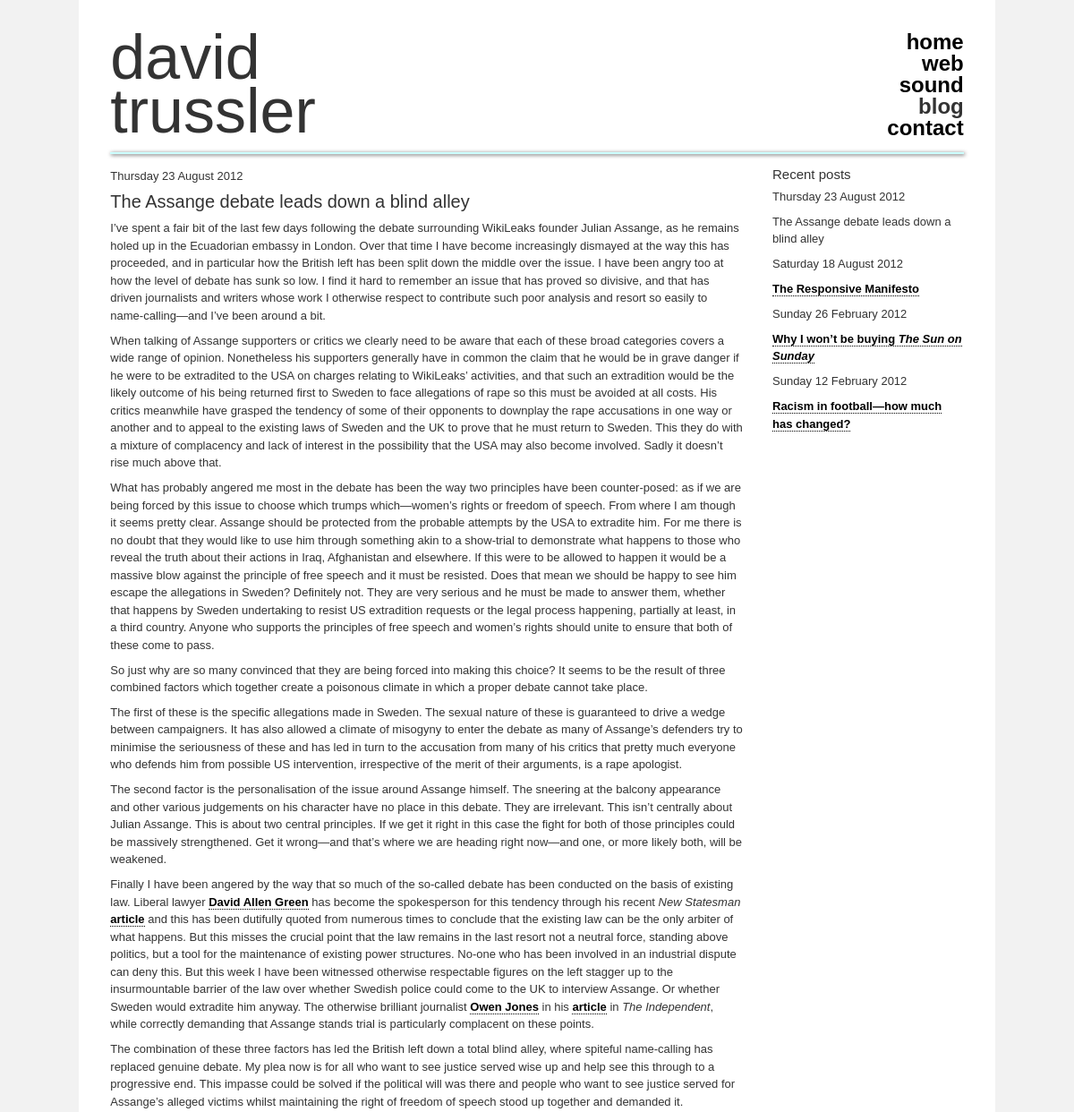
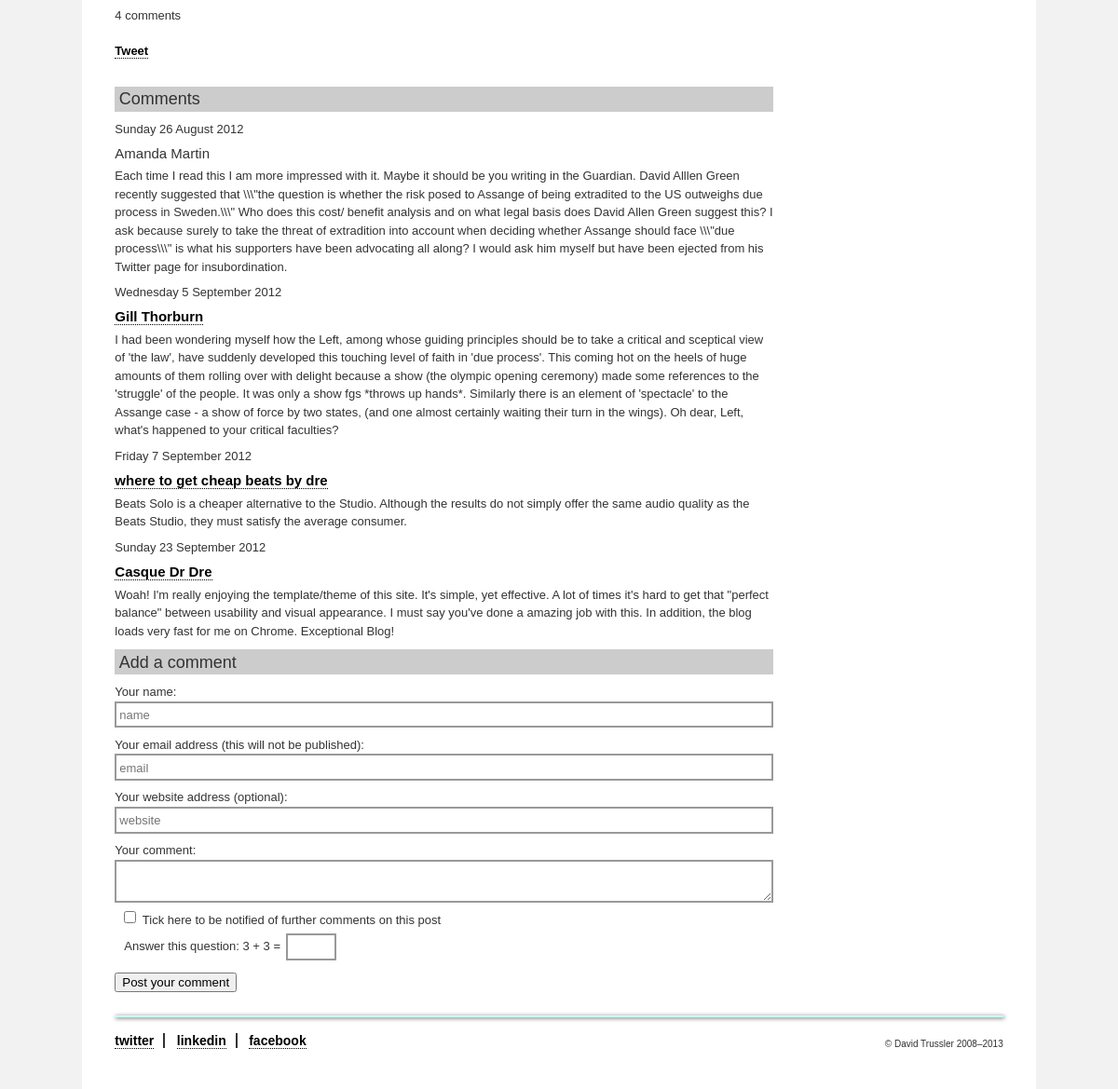
/blog/the-assange-debate-leads-down-a-blind-alley-5, run on the app's committed database (2 pictures, top to bottom).
### tables this page shows
CREATE TABLE IF NOT EXISTS `blog_posts` (
  `postId` int(11) NOT NULL auto_increment,
  `titleId` tinytext,
  `timestamp` timestamp NOT NULL default CURRENT_TIMESTAMP on update CURRENT_TIMESTAMP,
  `title` tinytext,
  `body` text,
  PRIMARY KEY  (`postId`)
);

CREATE TABLE IF NOT EXISTS `blog_comments` (
  `commentId` int(11) NOT NULL auto_increment,
  `timestamp` timestamp NOT NULL default CURRENT_TIMESTAMP on update CURRENT_TIMESTAMP,
  `author` tinytext,
  `email` tinytext,
  `website` tinytext,
  `postId` int(11) default NULL,
  `body` text,
  `title` tinytext,
  `notify` tinytext,
  PRIMARY KEY  (`commentId`)
);

### includes/blog_login.php (called while the page is built)
<?php
$server = 'localhost';
$user = 'root';
$password = '';
$database = 'davidtrussler';
?>

### includes/weblog.php (called while the page is built, shortened)
<?php
class Weblog {
	private $mysqli;
	function __construct() {
		include ('blog_login.php');
		$this->ser = $server;
		$this->use = $user;
		$this->pas = $password;
		$this->dat = $database;
		$this->mysqli = new mysqli($this->ser, $this->use, $this->pas, $this->dat);
	}
	public function getPosts() {
		$posts = array();
		if ($this->mysqli->connect_errno) {
			return 'Error: could not connect to database!';
			exit();
		} else {
			$query = "SELECT * FROM blog_posts ORDER BY timestamp DESC";
			$result = $this->mysqli->query($query);
			if (!$result) {
				return 'Error: no results!';
			} else {
				while($row = $result->fetch_row()) {
					array_push($posts, $row);
				}
			}
			return $posts;
		}
	}
	public function getPost($postId) {
		if ($this->mysqli->connect_errno) {
			return 'Error: could not connect to database!';
			exit();
		} else {
			$query = "SELECT * FROM blog_posts WHERE postId=$postId";
			$result = $this->mysqli->query($query);
			if (!$result) {
				return 'Error: no results!';
			} else {
				$postArray = $result->fetch_assoc();
				$query = "SELECT blog_tags.tagNameId, blog_tag_names.name FROM blog_tags, blog_tag_names WHERE blog_tags.postId=$postId AND blog_tag_names.tagNameId=blog_tags.tagNameId ORDER BY blog_tag_names.name";
				$result = $this->mysqli->query($query);
				if (!$result) {
					return 'Error: no results!';
				} else {
					$tagArray = array();
					$i = 0;
					while($row = $result->fetch_row()) {
						$tagArray[$i] = array('tagNameId'=>$row[0], 'name'=>$row[1]);
						$i++;
					}
				}
				$postArray['tags'] = $tagArray;
			}
			return $postArray;
		}
	}
	public function getNumComments($postId) {
		$commentArray = array();
		if ($this->mysqli->connect_errno) {
			return 'Error: could not connect to database!';
			exit();
		} else {
			$query = "SELECT commentId FROM blog_comments WHERE postId=$postId";
			$result = $this->mysqli->query($query);
			if (!$result) {
				return 'Error: no results!';
			} else {
				while($row = $result->fetch_assoc()) {
					array_push($commentArray, $row);
				}
			}
			return count($commentArray);
		}
	}
	public function getComments($postId) {
		$commentArray = array();
		if ($this->mysqli->connect_errno) {
			return 'Error: could not connect to database!';
			exit();
		} else {
			$query = "SELECT * FROM blog_comments WHERE postId=$postId ORDER BY timestamp ASC";
			$result = $this->mysqli->query($query);
			if (!$result) {
				return 'Error: no results!';
			} else {
				while($row = $result->fetch_assoc()) {
					$row['author'] = $this->format($row['author'], '', 'get');
					$row['website'] = $this->format($row['website'], '', 'get');
					$row['body'] = $this->format($row['body'], '', 'get');
					$row['title'] = $this->format($row['title'], '', 'get');
					array_push($commentArray, $row);
				}
			}
			return $commentArray;
		}
	}
	public function formatDate($timestamp) {
		$date = new DateTime($timestamp);
		return $date->format('l j F Y');
	}
	private function format($text, $field, $action) {
		if ($action == 'put') {
			$text = $this->mysqli->real_escape_string($text);
		} elseif ($action == 'get') {
			$text = stripslashes($text);
		}
		return $text;
	}
}
?>

### includes/dateFormatter.php (called while the page is built, shortened)
<?php
class DateFormatter {
	public function formatDate($timestamp) {
		$date = new DateTime($timestamp);
		return $date->format('l j F Y');
	}
}
?>

### includes/blog_secondary.php (the view)
<div id="secondary">
	<h5>Recent posts</h5>
<?php
for ($i = 0; $i < count($posts); $i++) {
	$post = $posts[$i];
	$thisPostId = $post[0];
	$titleId = $post[1];
	$date = $post[2];
		$date = $dateFormatter->formatDate($date);
	$title = htmlspecialchars_decode($post[3], ENT_QUOTES);
?>
	<p class="date"><?php echo $date ?></p>
<?php
	if ($postId == $thisPostId) {
?>
	<p><?php echo $title ?></p>
<?php
	} else {
?>
	<p><a href="<?php echo $root; ?>/blog/<?php echo $titleId; ?>"><?php echo $title; ?></a></p>
<?php
	}
}
?>
</div>

### includes/blog_primary.php (shortened to what this page needs)
<div id="primary" class="<?php echo $primaryClass; ?>">
<?php
if (isset($_GET['postId'])) {
	include ('includes/post.php');
	$comments = $weblog->getComments($postId);
	if (count($comments) > 0) {
		echo
			'<div class="comments">
				<h4>Comments</h4>';
		foreach ($comments as $comment) {
			$timestamp = $comment['timestamp'];
			$author = $comment['author'];
			$website = $comment['website'];
			$body = $comment['body'];
			$date = $weblog->formatDate($timestamp);
	?>
					<div>
						<p class="date"><?php echo $date; ?></p>
					</div>
					<div>
	<?php
			if ($website) {
				echo
						'<h5><a href="http://'.$website.'">'.$author.'</a></h5>';
			} else {
				echo
						'<h5>'.$author.'</h5>';
			}
	?>
						<p><?php echo $body; ?></p>
					</div>
	<?php
		}
	?>
		</div>
	<?php
	}
	?>
		<div class="commentAdd">
			<h4>Add a comment</h4>
			<form action="<?php echo $root; ?>/blog?postId=<?php echo $postId; ?>" method="post">
				<fieldset>
					<div class="field clear">
						<label for="name">Your name:</label>
						<input
							type="text"
							name="name"
							value="<?php echo $commentAuthor; ?>"
							id="name"
							placeholder="name"
						/>
					</div>
					<div class="field clear">
						<label for="email">Your email address (this will not be published):</label>
						<input
							type="email"
							name="email"
							value="<?php echo $commentEmail; ?>"
							id="email"
							placeholder="email"
						/>
					</div>
					<div class="field clear">
						<label for="website">Your website address (optional):</label>
						<input
							type="url"
							name="website"
							value="<?php echo $commentWebsite; ?>"
							id="website"
							placeholder="website"
						/>
					</div>
					<div class="field clear">
						<label for="comment">Your comment:</label>
						<textarea name="comment" id="comment"><?php echo $commentBody; ?></textarea>
					</div>
					<div class="field notify clear">
						<input id="notify" type="checkbox" name="notify"/>
						<label for="notify">Tick here to be notified of further comments on this post</label>
					</div>
	<?php
	$captcha_value_1 = rand(0, 10);
	$captcha_value_2 = rand(0, 10);
	?>
					<div class="field captcha clear">
						<label for="captcha">Answer this question: <?php echo $captcha_value_1; ?> + <?php echo $captcha_value_2; ?> = </label>
						<input
							type="number"
							min="0"
							max="20"
							step="1"
							name="captcha_input"
							value=""
						/>
					</div>
					<div class="actions">
						<button>Post your comment</button>
					</div>
				</fieldset>
			</form>
		</div>
<?php
}
?>
</div>

### includes/post.php (shortened to what this page needs)
<?php
$postClass = '';
$numComments = $weblog->getNumComments($postId);
?>
<div class="post<?php echo $postClass; ?>">
	<p class="date"><?php echo $date; ?></p>
<?php
echo '<h3>'.html_entity_decode($postTitle).'</h3>';
echo $body;
if ($numComments == 1) {
	$commentText = 'comment';
} else {
	$commentText = 'comments';
}
?>
	<p><?php echo $numComments; ?>&nbsp;<?php echo $commentText; ?></p>
	<ul class="connect">
		<li id="twitter">
			<a
				href="https://twitter.com/share"
				class="twitter-share-button"
			>Tweet</a>
		</li>
	</ul>
</div>

### dtPage.css (style rules this page uses)
body { text-align: center; padding: 0; margin: 0; border: 0; background-color: rgb(242,242,242); color: #333333; font-size: 62.5%; }
p, h1, h4, li, .credit, label, input, textarea { font-family: Verdana, "Lucida Sans Unicode", "Lucida Sans", "Lucida Grande", sans-serif; font-weight: normal; }
p, li, label, input, textarea { line-height: 1.5; margin: 0 0 0.65em; padding: 0; }
p, li, label, input, textarea { font-size: 1.3em; }
h2, h3, h5, .strong { font-family: "Arial Black", Gadget, sans-serif; }
h2, h3, h4, h5, ul { margin: 0 0 .5em 0; padding: 0; font-weight: normal; }
ul { list-style-type: none; }
h3 { font-size: 2em; line-height: 1; }
h4 { font-size: 1.8em; line-height: 1; background: #ccc; padding: 0.25em; }
h5 { font-size: 1.5em; line-height: 1; }
a { text-decoration: none; color: black; font-weight: bold; border-bottom: dotted 1px; }
.clear { *display: inline-block; _display: inline-block; }
.clear:after { content: "."; display: block; clear: both; visibility: hidden; line-height: 0; height: 0; }
.namedTitle { font-style: italic; }
fieldset { margin: 0; padding: 0; border: none; padding-left: 10px; }
fieldset div.field, fieldset div.actions, fieldset ul.styleControls, fieldset ul.viewModeControl { clear: left; width: 100%; }
fieldset > * { margin-left: -10px; }
input, textarea, .admin iframe { margin: 0 0 .65em 0; padding: .2em 3px .1em; border: solid 2px #999999; display: block; width: 100%; }
.notify input, .captcha input { display: inline; }
.captcha input { width: 6.25%; }
input, iframe { height: 1.6em; }
input[type=checkbox] { display: inline; }
#primary, #secondary, #intro { float: left; margin: 0 0 1em 0; }
#primary { width: 74.1379310345%; }
#secondary { width: 22.4137931034%; margin-left: 3.44827586207%; }
.post, .commentAdd, .comments { margin: 0 0 1em 0; clear: left; }
ul.connect { float: left; margin: 1em 0 2em; }
ul.connect li { float: left; }
div.notify, div.captcha { margin: 0 0 0.5em 0; }
div.notify input { width: auto; height: auto; border: none; padding: 0; float: left; margin: 0 0.5em 0 0; }
div.captcha label { float: left; line-height: 2.2; }
div.captcha input { float: left; margin: 0 0 0 0.5em; }

### data on the page
blog_posts: timestamp "Thursday 23 August 2012", title "The Assange debate leads down a blind alley"
blog_comments: timestamp "Sunday 26 August 2012", author "Amanda Martin", body "Each time I read this I am more impressed with it. Maybe it should be you writing in the Guardian. David Alllen Green recently suggested that \\\\\\\"the question is whether the risk posed to Assange of being extradited to the US outweighs due process in Sweden.\\\\\\\" Who does this cost/ benefit analysis and on what legal basis does David Allen Green suggest this? I ask because surely to take the threat of extradition into account when deciding whether Assange should face \\\\\\\"due process\\\\\\\" is what his supporters have been advocating all along? I would ask him myself but have been ejected from his Twitter page for insubordination."
blog_comments: timestamp "Wednesday 5 September 2012", author "Gill Thorburn", body "I had been wondering myself how the Left, among whose guiding principles should be to take a critical and sceptical view of 'the law', have suddenly developed this touching level of faith in 'due process'. This coming hot on the heels of huge amounts of them rolling over with delight because a show (the olympic opening ceremony) made some references to the 'struggle' of the people. It was only a show fgs *throws up hands*. Similarly there is an element of 'spectacle' to the Assange case - a show of force by two states, (and one almost certainly waiting their turn in the wings). Oh dear, Left, what's happened to your critical faculties?"
blog_comments: timestamp "Friday 7 September 2012", author "where to get cheap beats by dre", body "Beats Solo is a cheaper alternative to the Studio. Although the results do not simply offer the same audio quality as the Beats Studio, they must satisfy the average consumer."
blog_comments: timestamp "Sunday 23 September 2012", author "Casque Dr Dre", body "Woah! I'm really enjoying the template/theme of this site. It's simple, yet effective. A lot of times it's hard to get that \"perfect balance\" between usability and visual appearance. I must say you've done a amazing job with this. In addition, the blog loads very fast for me on Chrome. Exceptional Blog!"
blog_posts: timestamp "Saturday 18 August 2012", title "The Responsive Manifesto"
blog_posts: timestamp "Sunday 26 February 2012", title "Why I won’t be buying The Sun on Sunday"
blog_posts: timestamp "Sunday 12 February 2012", title "Racism in football—how much has changed?"

### other printed values
$title "home"
$title "web"
$title "sound"
$title "blog"
$title "contact"
$numComments "4"
$commentText "comments"
